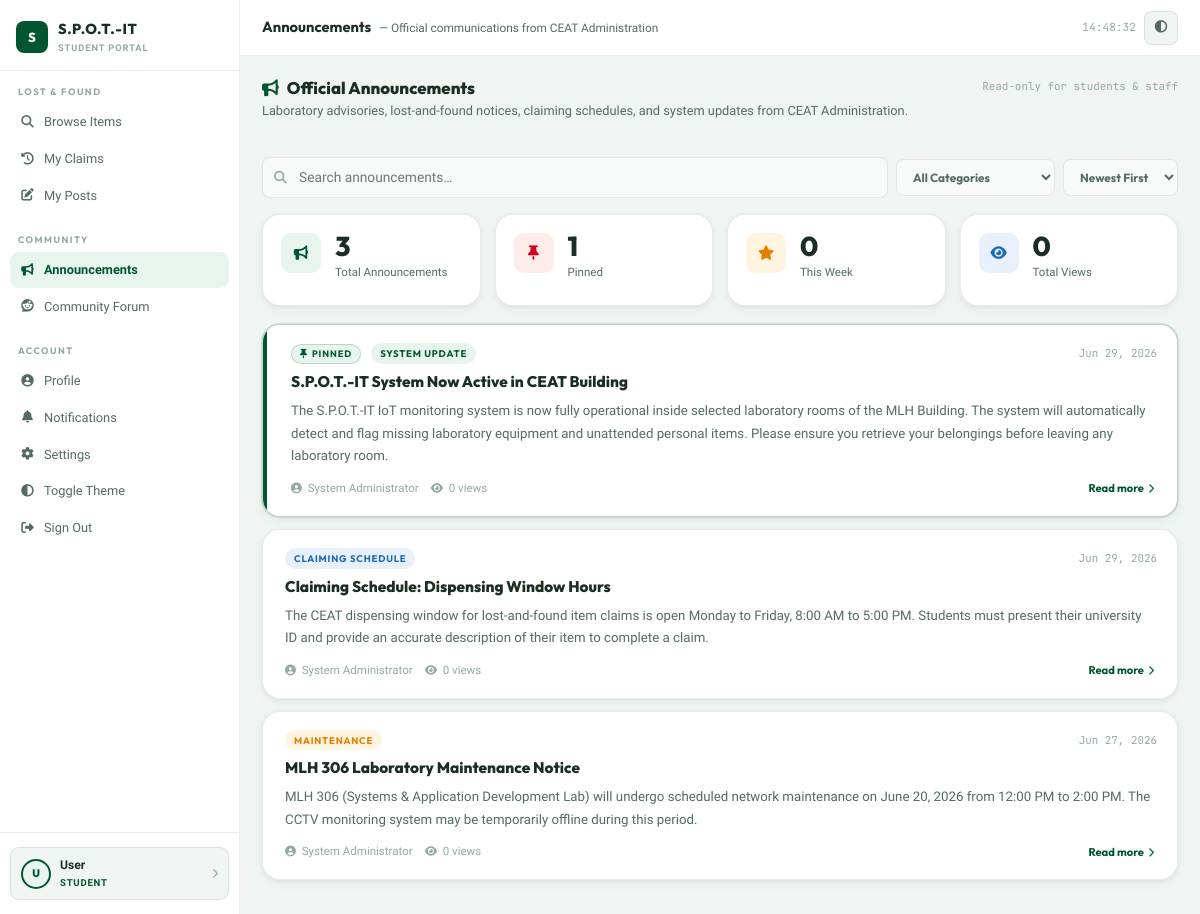
Screenshot of /pages/announcements.php with the database file from the repository.
### tables this page shows
CREATE TABLE `announcements` (
  `announcement_id` int(11)      NOT NULL AUTO_INCREMENT,
  `author_id`       int(11)      NOT NULL COMMENT 'user_id from spotit_auth_db — admin only',
  `author_name`     varchar(200) NOT NULL COMMENT 'Denormalized for display speed',
  `title`           varchar(300) NOT NULL,
  `content`         text         NOT NULL,
  `category`        enum(
                      'laboratory_advisory',
                      'lost_and_found',
                      'claiming_schedule',
                      'maintenance',
                      'system_update',
                      'general'
                    ) NOT NULL DEFAULT 'general',
  `is_pinned`       tinyint(1)   NOT NULL DEFAULT 0,
  `is_published`    tinyint(1)   NOT NULL DEFAULT 1,
  `attachment_path` varchar(300) DEFAULT NULL,
  `view_count`      int(11)      NOT NULL DEFAULT 0,
  `created_at`      datetime     NOT NULL DEFAULT CURRENT_TIMESTAMP,
  `updated_at`      datetime     DEFAULT NULL ON UPDATE CURRENT_TIMESTAMP,
  PRIMARY KEY (`announcement_id`),
  KEY `idx_category`  (`category`),
  KEY `idx_pinned`    (`is_pinned`),
  KEY `idx_published` (`is_published`),
  KEY `idx_created`   (`created_at`)
);

### pages/announcements.php (the view, shortened to what this page needs)
<?php
require_once __DIR__ . '/../auth/service_bootstrap.php';
$dbAnnsStmt = $communityPdo->query("
    SELECT announcement_id as id, author_name as author, title, content, category, is_pinned as pinned, view_count as views, created_at
    FROM announcements
    WHERE is_published = 1
    ORDER BY is_pinned DESC, created_at DESC
");
$dbAnns = $dbAnnsStmt->fetchAll();
$statTotalCount = count($dbAnns);
$statPinnedCount = 0;
$statNewCount = 0;
$totalViews = 0;
$now = time();
$sevenDaysAgo = $now - (7 * 24 * 3600);
foreach ($dbAnns as $a) {
    if ($a['pinned']) $statPinnedCount++;
    $totalViews += (int)$a['views'];
}
?>
<!DOCTYPE html>
<html lang="en" data-theme="light">
<head>
  <link href="https://cdn.jsdelivr.net/npm/bootstrap@5.3.3/dist/css/bootstrap.min.css" rel="stylesheet"/>
  <link rel="stylesheet" href="https://cdnjs.cloudflare.com/ajax/libs/font-awesome/6.6.0/css/all.min.css"/>
  <link rel="stylesheet" href="../assets/css/dashboard.css"/>
  <link rel="stylesheet" href="../assets/css/community.css"/>
  <link rel="stylesheet" href="../assets/css/skeleton.css"/>
</head>
<body data-skeleton="dashboard">
<div class="app-shell">
  <?php include '_sidebar.php'; ?>
  <div class="main-content">
    <div class="topbar">
      <div>
        <span class="topbar-title">Announcements</span>
        <span class="topbar-sub">— Official communications from CEAT Administration</span>
      </div>
      <div class="topbar-right">
        <span style="font-family:var(--font-mono);font-size:.7rem;color:var(--text-dim);" id="liveClock"></span>
        <button class="tb-btn" onclick="toggleTheme()"><i class="fa-solid fa-circle-half-stroke"></i></button>
      </div>
    </div>
    <div class="page-body">
      <div class="comm-header">
        <div class="comm-header-left">
          <h2><i class="fa-solid fa-bullhorn" style="color:var(--green-main);margin-right:8px;"></i>Official Announcements</h2>
          <p>Laboratory advisories, lost-and-found notices, claiming schedules, and system updates from CEAT Administration.</p>
        </div>
        <div style="display:flex;align-items:center;gap:8px;">
          <span style="font-family:var(--font-mono);font-size:.68rem;color:var(--text-dim);">Read-only for students &amp; staff</span>
        </div>
      </div>
      <div class="comm-filter-bar">
        <div class="comm-search-wrap">
          <input type="text" id="annSearch" class="comm-search" placeholder="Search announcements…" oninput="filterAnnouncements()"/>
        </div>
        <select id="annCategory" class="comm-select" onchange="filterAnnouncements()">
          <option value="">All Categories</option>
        </select>
        <select id="annSort" class="comm-select" onchange="filterAnnouncements()">
          <option value="newest">Newest First</option>
        </select>
      </div>
      <div class="stat-grid" style="grid-template-columns:repeat(4,1fr);margin-bottom:18px;">
        <div class="stat-card"><div class="stat-icon green"><i class="fa-solid fa-bullhorn"></i></div><div><div class="stat-num" id="statTotal"><?= $statTotalCount ?></div><div class="stat-label">Total Announcements</div></div></div>
        <div class="stat-card"><div class="stat-icon alert"><i class="fa-solid fa-thumbtack"></i></div><div><div class="stat-num" id="statPinned"><?= $statPinnedCount ?></div><div class="stat-label">Pinned</div></div></div>
        <div class="stat-card"><div class="stat-icon warn"><i class="fa-solid fa-star"></i></div><div><div class="stat-num" id="statNew"><?= $statNewCount ?></div><div class="stat-label">This Week</div></div></div>
        <div class="stat-card"><div class="stat-icon info"><i class="fa-solid fa-eye"></i></div><div><div class="stat-num"><?= $totalViews ?></div><div class="stat-label">Total Views</div></div></div>
      </div>
      <div id="annList">
        <?php
        $announcements = [];
        foreach ($dbAnns as $a) {
            $catLabel = match($a['category']) {
                'laboratory_advisory' => 'Laboratory Advisory',
                'lost_and_found'      => 'Lost & Found',
                'claiming_schedule'   => 'Claiming Schedule',
                'maintenance'         => 'Maintenance',
                'system_update'       => 'System Update',
                default               => 'General',
            };
            $isNew = (strtotime($a['created_at']) >= $sevenDaysAgo);
            $announcements[] = [
                'id'        => $a['id'],
                'pinned'    => (bool)$a['pinned'],
                'new'       => $isNew,
                'category'  => $a['category'],
                'cat_label' => $catLabel,
                'title'     => $a['title'],
                'content'   => $a['content'],
                'author'    => $a['author'],
                'date'      => date('M j, Y', strtotime($a['created_at'])),
                'views'     => (int)$a['views']
            ];
        }
        ?>
        <?php if (empty($announcements)): ?>
        <div class="comm-empty" id="annEmpty" style="display:flex;">
          <i class="fa-solid fa-bullhorn"></i>
          <h3>No announcements found</h3>
          <p>Official administrative updates will appear here once published.</p>
        </div>
        <?php else: ?>
        <?php foreach ($announcements as $ann):
          $catClass = 'ann-cat-' . $ann['category'];
        ?>
        <div class="ann-card <?= $ann['pinned'] ? 'pinned' : '' ?>"
             data-category="<?= $ann['category'] ?>"
             data-title="<?= strtolower(htmlspecialchars($ann['title'])) ?>"
             data-content="<?= strtolower(htmlspecialchars($ann['content'])) ?>">
          <?php if ($ann['pinned']): ?><div class="ann-pin-stripe"></div><?php endif; ?>
          <div class="ann-card-body">
            <div class="ann-top-row">
              <?php if ($ann['pinned']): ?>
              <span class="ann-pin-badge"><i class="fa-solid fa-thumbtack"></i> Pinned</span>
              <?php endif; ?>
              <span class="ann-category <?= $catClass ?>"><?= htmlspecialchars($ann['cat_label']) ?></span>
              <span style="margin-left:auto;font-size:.68rem;color:var(--text-dim);font-family:var(--font-mono);"><?= htmlspecialchars($ann['date']) ?></span>
            </div>
            <div class="ann-title" onclick="openAnnDetail(<?= $ann['id'] ?>)">
              <?= htmlspecialchars($ann['title']) ?>
            </div>
            <div class="ann-content clamped" id="ann-content-<?= $ann['id'] ?>">
              <?= htmlspecialchars($ann['content']) ?>
            </div>
            <div class="ann-footer">
              <span><i class="fa-solid fa-circle-user"></i> <?= htmlspecialchars($ann['author']) ?></span>
              <span><i class="fa-solid fa-eye"></i> <?= $ann['views'] ?> views</span>
              <a class="ann-read-more" onclick="openAnnDetail(<?= $ann['id'] ?>)">
                Read more <i class="fa-solid fa-chevron-right" style="font-size:.6rem;"></i>
              </a>
            </div>
          </div>
        </div>
        <?php endforeach; ?>
        <?php endif; ?>
      </div>
    </div>
  </div>
</div>
</body>
</html>

### assets/css/dashboard.css (style rules this page uses)
.app-shell { display: flex; height: 100vh; overflow: hidden; }
.main-content { flex: 1; display: flex; flex-direction: column; overflow: hidden; min-width: 0; }
.topbar { height: var(--topbar-h); min-height: var(--topbar-h); background: var(--bg-surface); border-bottom: 1px solid var(--border); display: flex; align-items: center; padding: 0 22px; gap: 14px; z-index: 50; flex-shrink: 0; }
.topbar-title { font-family: var(--font-display); font-size: .92rem; font-weight: 700; color: var(--text-primary); }
.topbar-sub { font-size: .74rem; color: var(--text-muted); margin-left: 4px; }
.topbar-right { margin-left: auto; display: flex; align-items: center; gap: 8px; }
.tb-btn { width: 34px; height: 34px; border-radius: 8px; border: 1px solid var(--border); background: var(--bg-base); display: flex; align-items: center; justify-content: center; color: var(--text-muted); font-size: .78rem; cursor: pointer; transition: var(--transition); position: relative; text-decoration: none; }
.page-body { flex: 1; overflow-y: auto; padding: 22px; }
.stat-grid { display: grid; grid-template-columns: repeat(4,1fr); gap: 14px; margin-bottom: 22px; }
.stat-card { background: var(--bg-card); border: 1px solid var(--border); border-radius: var(--radius-lg); padding: 18px 18px 16px; box-shadow: var(--shadow-sm); display: flex; gap: 14px; align-items: flex-start; transition: var(--transition); }
.stat-icon { width: 40px; height: 40px; border-radius: 10px; display: flex; align-items: center; justify-content: center; font-size: .9rem; flex-shrink: 0; }
.stat-icon.alert { background: var(--alert-bg); color: var(--alert); }
.stat-icon.warn { background: var(--warn-bg); color: var(--warn); }
.stat-icon.info { background: var(--info-bg); color: var(--info); }
.stat-icon.green { background: var(--green-pale); color: var(--green-main); }
.stat-num { font-family: var(--font-display); font-size: 1.7rem; font-weight: 800; line-height: 1; color: var(--text-primary); }
.stat-label { font-size: .72rem; color: var(--text-muted); font-weight: 500; margin-top: 3px; }

### assets/css/skeleton.css (style rules this page uses)
:root { --sk-base: rgba(0,0,0,.06); --sk-shine: rgba(0,0,0,.11); }

### assets/css/variables.css (style rules this page uses)
:root { --green-dark: #003d20; --green-main: #005631; --green-mid: #007a45; --green-dim: #2d8c5e; --green-pale: #e8f5ee; --green-glow: rgba(0, 86, 49, .07); --bg-base: #f0f4f2; --bg-surface: #ffffff; --bg-card: #ffffff; --bg-input: #f7faf8; --bg-sidebar: #ffffff; --border: rgba(0, 0, 0, .08); --border-mid: rgba(0, 0, 0, .12); --border-focus: rgba(0, 86, 49, .5); --text-primary: #1a2e23; --text-muted: #556b60; --text-dim: #94aaa0; --ok: #00a152; --ok-bg: #e6f7ee; --ok-border: rgba(0, 161, 82, .25); --warn: #e67e00; --warn-bg: #fff4e0; --warn-border: rgba(230, 126, 0, .25); --alert: #d0021b; --alert-bg: #fdecea; --alert-border: rgba(208, 2, 27, .2); --info: #1a6ab5; --info-bg: #e8f0fb; --font-display: 'Outfit', sans-serif; --font-body: 'Plus Jakarta Sans', sans-serif; --font-mono: 'JetBrains Mono', monospace; --radius-sm: 8px; --radius: 12px; --radius-lg: 18px; --radius-xl: 24px; --shadow-sm: 0 1px 4px rgba(0,0,0,.05), 0 4px 12px rgba(0,0,0,.04); --shadow-md: 0 4px 16px rgba(0,0,0,.07), 0 12px 32px rgba(0,0,0,.05); --shadow-lg: 0 8px 32px rgba(0,0,0,.10), 0 24px 64px rgba(0,0,0,.07); --transition: .22s cubic-bezier(.4, 0, .2, 1); --sidebar-w: 240px; --topbar-h: 56px; }
*, *::before, *::after { box-sizing: border-box; margin: 0; padding: 0; }
html { height: 100%; scroll-behavior: smooth; }
body { height: 100%; background: var(--bg-base); color: var(--text-primary); font-family: var(--font-body); font-size: 14px; line-height: 1.55; -webkit-font-smoothing: antialiased; overflow-x: hidden; }
a { color: inherit; text-decoration: none; }
button { cursor: pointer; }
input, textarea, select { font-family: var(--font-body); }

### rows the page displays
announcements: is_pinned 1 (drawn), cat_label "SYSTEM UPDATE", date "Jun 29, 2026", title "S.P.O.T.-IT System Now Active in CEAT Building", content "The S.P.O.T.-IT IoT monitoring system is now fully operational inside selected laboratory rooms of the MLH Building. The system will automatically detect and flag missing laboratory equipment and unattended personal items. Please ensure you retrieve your belongings before leaving any laboratory room.", author_name "System Administrator", view_count "0"
announcements: cat_label "CLAIMING SCHEDULE", date "Jun 29, 2026", title "Claiming Schedule: Dispensing Window Hours", content "The CEAT dispensing window for lost-and-found item claims is open Monday to Friday, 8:00 AM to 5:00 PM. Students must present their university ID and provide an accurate description of their item to complete a claim.", author_name "System Administrator", view_count "0"
announcements: cat_label "MAINTENANCE", date "Jun 27, 2026", title "MLH 306 Laboratory Maintenance Notice", content "MLH 306 (Systems & Application Development Lab) will undergo scheduled network maintenance on June 20, 2026 from 12:00 PM to 2:00 PM. The CCTV monitoring system may be temporarily offline during this period.", author_name "System Administrator", view_count "0"

### other values shown
$initials "U"
$uname "User"
$role "STUDENT"
$statTotalCount "3"
$statPinnedCount "1"
$statNewCount "0"
$totalViews "0"
